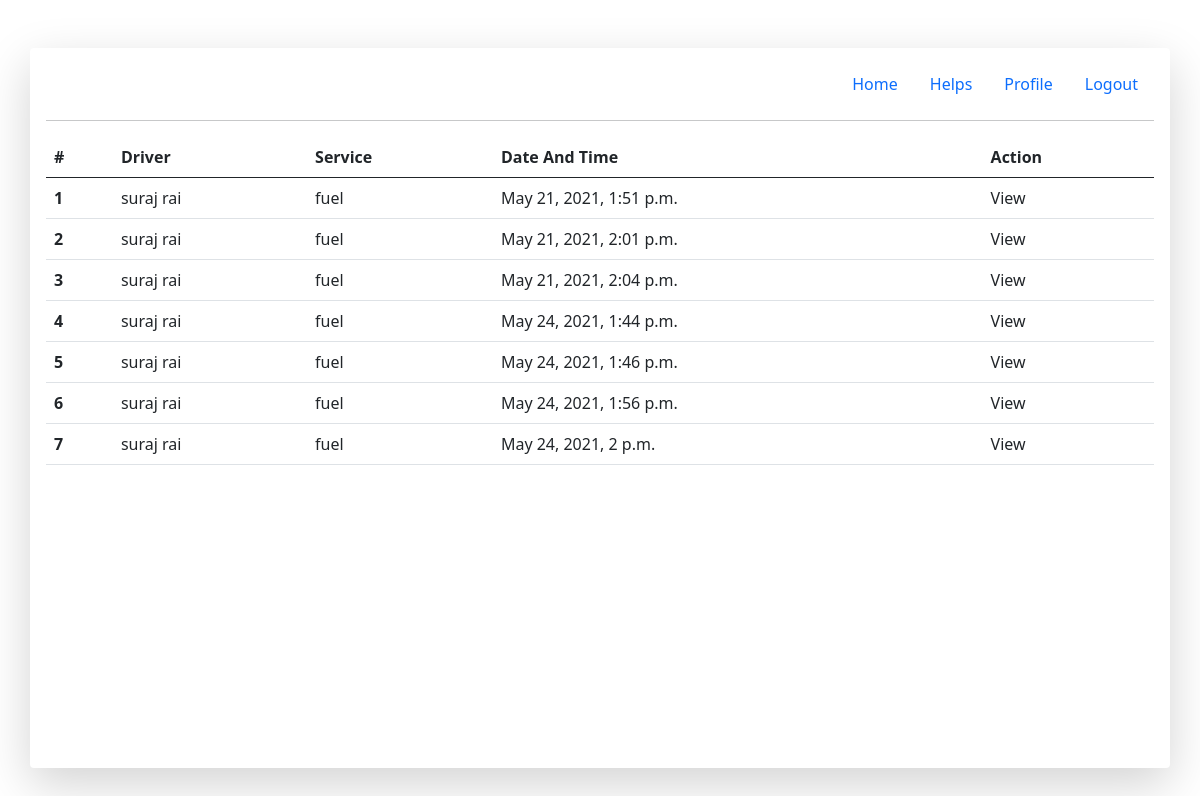
Screenshot of /tracker/driver/driver_helps/ (signed in) with the database file from the repository.
### tracker/models/help.py (models this page shows, shortened)
class Location(models.Model):
    cur_lat = models.FloatField()
    cur_lon = models.FloatField()
    class Meta:
        abstract = True

class Help(TimeDateTracker,Location):
    driver = models.ForeignKey(Driver,on_delete=models.CASCADE)
    service = models.ForeignKey(VehicleService,on_delete=models.CASCADE)
    problem_desc = models.TextField()
    mechanic = models.ForeignKey(Mechanic,on_delete=models.CASCADE)
    vehicle_image = models.ImageField(upload_to="vehicle_image/")
    accept = models.BooleanField(default=False)

### tracker/models/vehicle_controller.py (models this page shows, shortened)
class Driver(Person):
    driverId = models.AutoField(primary_key=True,unique=True)
    liscence_no = models.CharField(max_length=20,unique=True)

### tracker/models/vehicle_service.py (models this page shows)
class VehicleService(TimeDateTracker):
    serviceId = models.AutoField(primary_key=True,unique=True)
    name = models.CharField(max_length=100)
    image = models.ImageField(upload_to="vehicle_thumbnail/")
    def __str__(self):
        return self.name

### tracker/views/driver_view.py (the view)
# urls.py: path('driver_helps/',DriverHelpView.as_view(),name="driver_helps"),
class DriverHelpView(View):
    def get(self,request):
        driver = Driver.objects.filter(driverId=request.session['driver_id']).first()
        helps = Help.objects.filter(driver=driver)
        context = {
            'helps':helps
        }
        return render(request,"tracker/driver/help.html",context)

### tracker/models/person.py (called while the page is built)
    def __str__(self):
        return f"{self.fname} {self.lname}"

### templates/tracker/driver/help.html (shortened to what this page needs)
{% extends 'tracker/driver/layout.html' %}
{% load static %}
{% block inner_content %}
 <div style="height:700px; overflow-y:scroll;">
 <table class="table">
  <thead>
    <tr>
      <th scope="col">#</th>
      <th scope="col">Driver</th>
      <th scope="col">Service</th>
      <th scope="col">Date And Time</th>
      <th  scope="col">Action </th>
    </tr>
  </thead>
  <tbody>
    {% for help in helps %}
    <tr>
      <th scope="row">{{forloop.counter}}</th>
      <td>{{help.driver}}</td>
      <td>{{help.service}}</td>
      <td>{{help.created_at}}</td>
      <td>View</td>
    </tr>
    {% endfor %}
  </tbody>
</table>
 </div>
{% endblock inner_content %}

### templates/tracker/driver/layout.html (shortened to what this page needs)
{% extends 'base/layout.html' %}
{% load static %}
{% block css_content %}
    <link rel="stylesheet" href="{% static 'css/myadmin.css' %}">
{% endblock css_content %}
{% block content %}
<div class="shadow-lg p-3 mb-2 bg-body rounded container mt-5" id="main_content">
    <ul class="nav justify-content-end">
        <li class="nav-item">
            <a class="nav-link driver_top_link" href="{% url 'driver_home' %}" >Home</a>
          </li>
          <li class="nav-item">
            <a class="nav-link driver_top_link" href="{% url 'driver_helps' %}" >Helps</a>
          </li>
        <li class="nav-item">
            <a class="nav-link driver_top_link" href="{% url 'driver_profile' %}"  >Profile</a>
          </li>
        <li class="nav-item">
          <a class="nav-link driver_top_link" href="{% url 'driver_logout' %}" >Logout</a>
        </li>
      </ul>
      <hr>
      {% block inner_content %}
      {% endblock inner_content %}
</div>
{% endblock content %}

### templates/base/layout.html (shortened to what this page needs)
<!doctype html>
<html lang="en">
  <head>
    <link href="https://cdn.jsdelivr.net/npm/bootstrap@5.0.0-beta3/dist/css/bootstrap.min.css" rel="stylesheet">
    <link rel="stylesheet" href="https://cdnjs.cloudflare.com/ajax/libs/font-awesome/5.15.3/css/all.min.css">
       <link href="https://cdn.jsdelivr.net/npm/bootstrap@5.0.0-beta3/dist/css/bootstrap.min.css" rel="stylesheet">
    <link rel="stylesheet" href="https://unpkg.com/leaflet@1.7.1/dist/leaflet.css"
/>
    <link rel="stylesheet" href="https://unpkg.com/leaflet-routing-machine@latest/dist/leaflet-routing-machine.css" />
    {% block css_content %}
    {% endblock css_content %}
  </head>
  <body>
      {% block content %}
      {% endblock content %}
  </body>
</html>

### static/css/myadmin.css (style rules this page uses)
#main_content { height:90vh; }

### rows the page displays
Help: driver "suraj rai", service "fuel", created_at "May 21, 2021, 1:51 p.m."
Help: driver "suraj rai", service "fuel", created_at "May 21, 2021, 2:01 p.m."
Help: driver "suraj rai", service "fuel", created_at "May 21, 2021, 2:04 p.m."
Help: driver "suraj rai", service "fuel", created_at "May 24, 2021, 1:44 p.m."
Help: driver "suraj rai", service "fuel", created_at "May 24, 2021, 1:46 p.m."
Help: driver "suraj rai", service "fuel", created_at "May 24, 2021, 1:56 p.m."
Help: driver "suraj rai", service "fuel", created_at "May 24, 2021, 2 p.m."
